Frame 1 (no input): blank canvas, image omitted
Frame 60 (no input): blank canvas, image omitted
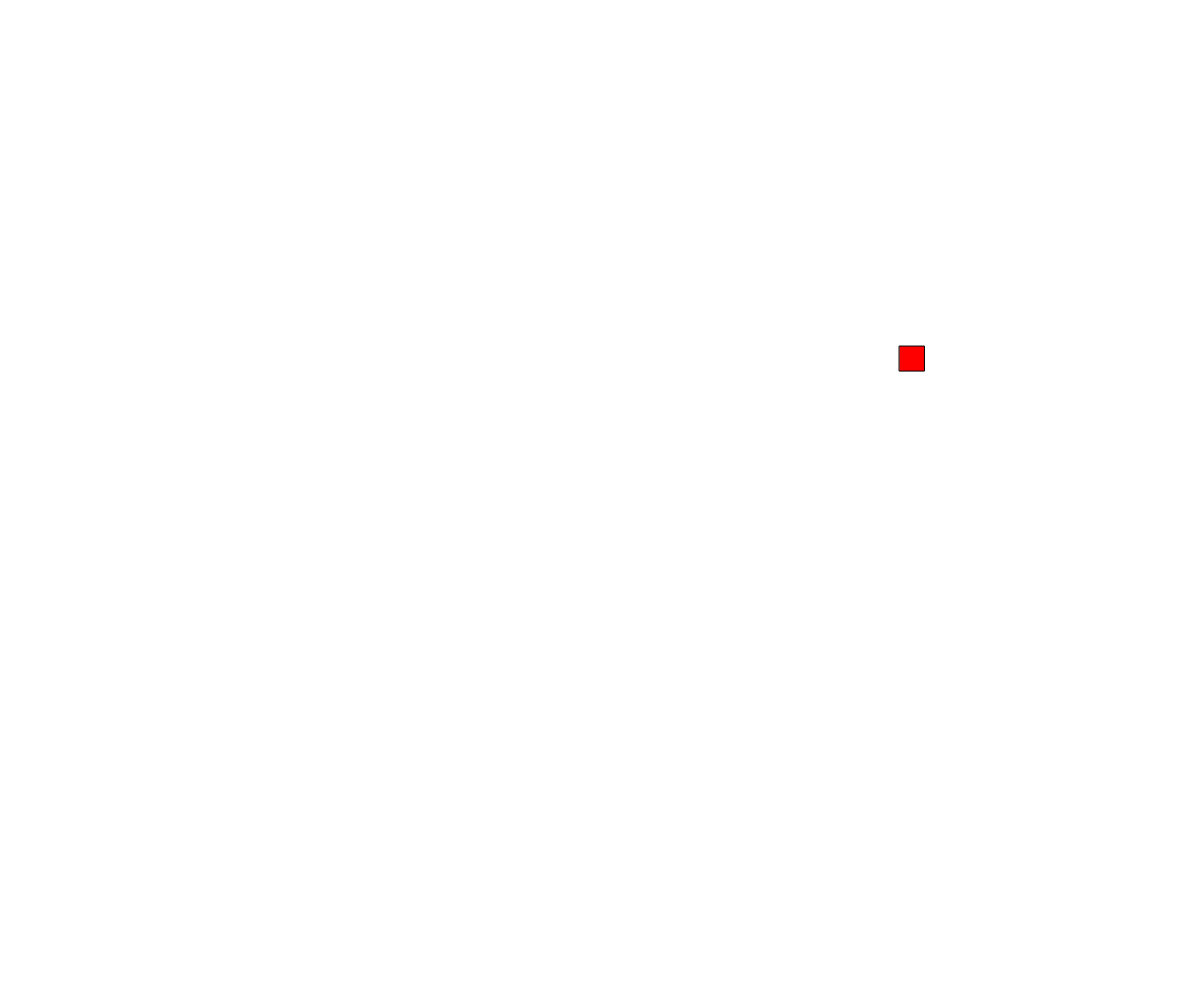
Frame 120 (the mouse pressed at the canvas centre since frame 60)

The p5.js sketch whose frames 1 and 60 were blank and that drew this single picture after the mouse press (run headless with seeded random() and noise() and a simulated clock; from frame 60 on, the mouse is pressed at the canvas centre):

// p5.js sketch
// ── sketch.js
// Tag
// Your Name
// Date
//
// Extra for Experts:
// - describe what you did to take this project "above and beyond"

let score = 0;
let life = "alive";
let recSide1 = 25;
let recSide2 = 25;
let x;
let y;
let vx = 5;
let vy = 5;
let grav = 0.2;
let timer = 0;
let player;
let bot;
let lastSwitchTime = 0;
let waitTime = 2000;
let botArray = [];


function setup() {
  createCanvas(windowWidth, windowHeight);
  obstacle1();
  x = windowWidth/2;
  y = windowHeight/2;
  bot = spawnEnemy();
}

function draw() {
  background(255);
  textSize(20);
  textAlign(RIGHT, TOP);
  text(timer,1450, 30);
  text("Score", 1400, 30);
  timer += 1;
  
  spawnMore();
  movePlayer();
  displayBot();
  moveEnemy();
}


function spawnEnemy(){
  let bot = {
    x: random(width),
    y: random(height),
    sideLength1: recSide1,
    sideLength2: recSide2,
    r: 255,
    g: 0,
    b: 0,
    dx: 5,
    dy: 5,
  };
  return bot;
}

function movePlayer(){
  if(keyIsDown(87)){
    y = y - vy; 
  }
  if(keyIsDown(83)){
    y = y + vy; 
  }
  if(keyIsDown(68)){
    x = x + vx; 
  }
  if(keyIsDown(65)){
    x = x - vx;
  }
}


function obstacle1(){
  x = windowWidth/2;
  fill(200);
  rect(x, 700, 200, 50);
}

function displayEnemy(){
  
  fill(255, 0 , 0);
  rect(x, y, recSide1, recSide2);
}

function moveEnemy(){
  for (let i = 0; i < botArray.length; i ++){
    let bot = botArray[i];
  }

  bot.x += bot.dx;
  bot.y += bot.dy;

  if (bot.x + bot.sideLength1 >= windowWidth || bot.x <= 0) {
    bot.dx = -1 * bot.dx;
  }
  if (bot.y + bot.sideLength2 >= windowHeight || bot.y <= 0) {
    bot.dy = -1 * bot.dy;
  }

}

function displayBot(){
  for(let i = 0; i < botArray.length; i++){
    let bot = botArray[i];
    fill(bot.r, bot.g, bot.b);
    rect(bot.x, bot.y, bot.sideLength1, bot.sideLength2);
  }
}

function spawnMore(){
  if(millis()>lastSwitchTime + waitTime){
    lastSwitchTime = millis();
    let bot = spawnEnemy();
    botArray.push(bot);
  }
  
}
